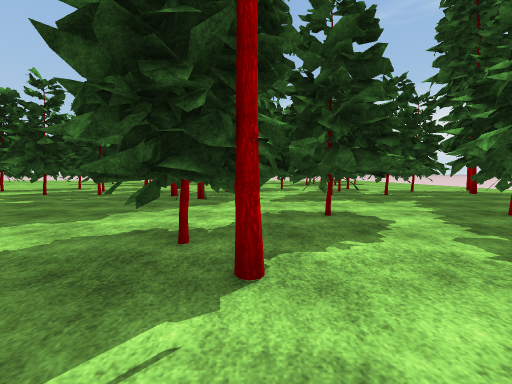
[1] (above)

24 first-person views from a walk through a scene from a Unity 3-D project. The camera is 1.3 m above the floor, tilts 4° down and sees 90° across. The floor is counted in squares, 2 m on a side. Each view is taken from the middle of a square. On the plan, view 1 faces up. The plan holds only what a view shows up to about 9 squares ahead; the rest is blank. The place goes on beyond the plan. The player character is not drawn. Some surface patterns are stand-ins.

[2]
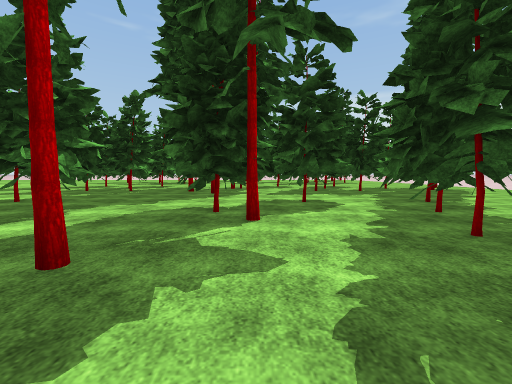

[3]
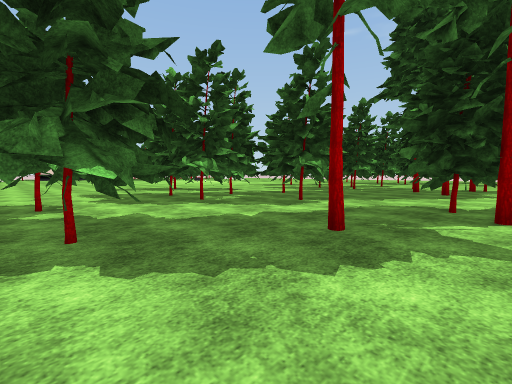

[4]
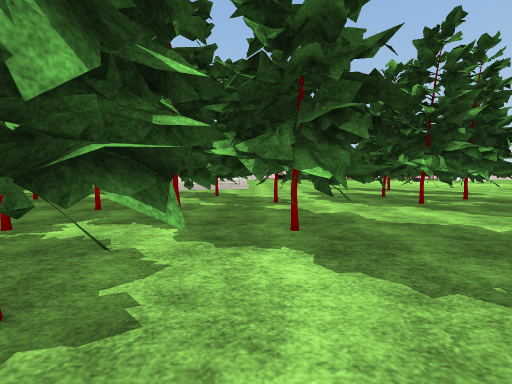

[5]
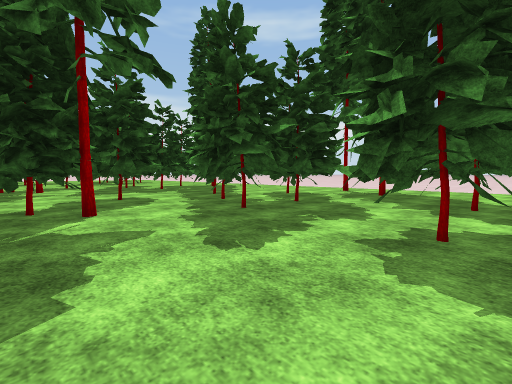

[6]
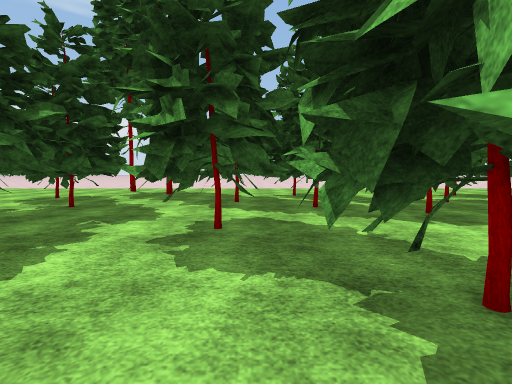

[7]
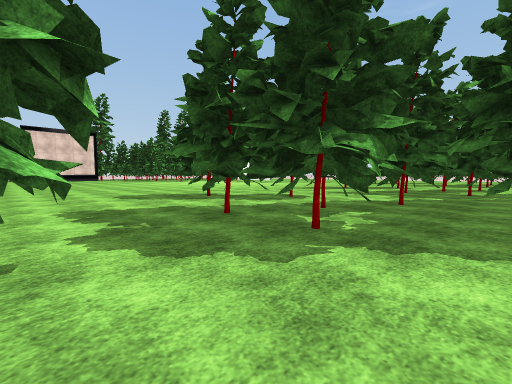

[8]
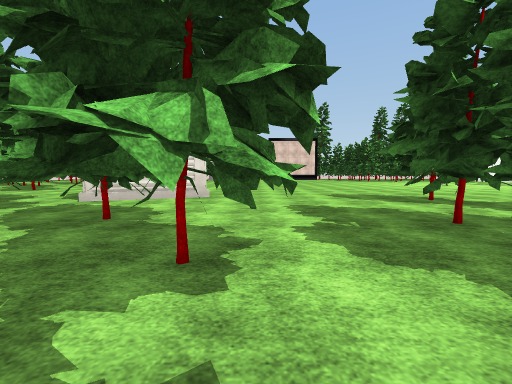

[9]
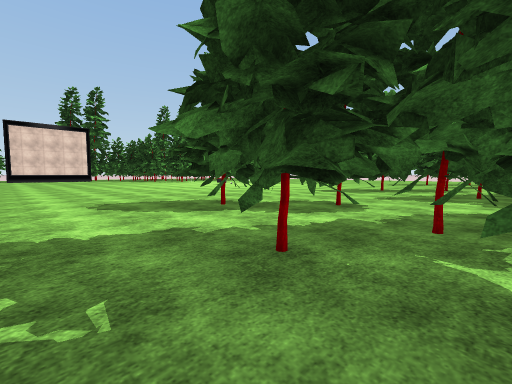

[10]
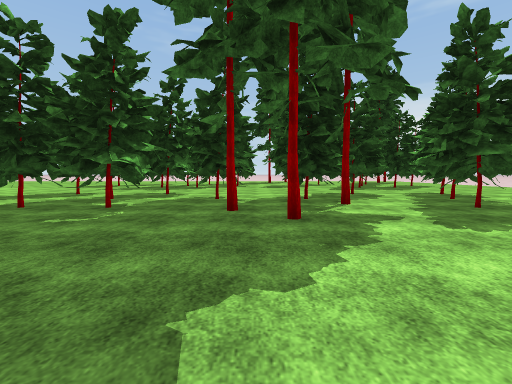

[11]
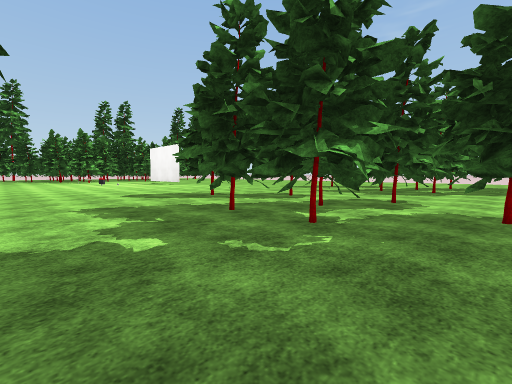

[12]
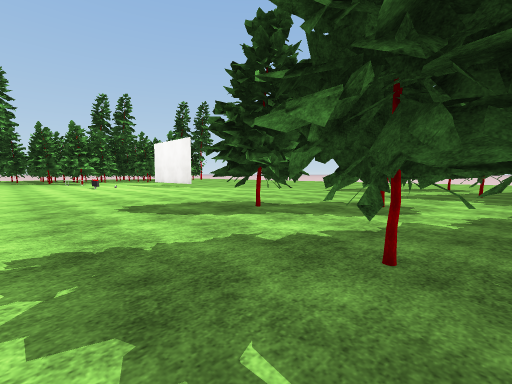

[13]
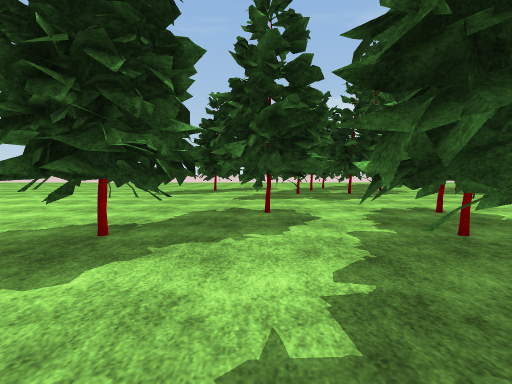

[14]
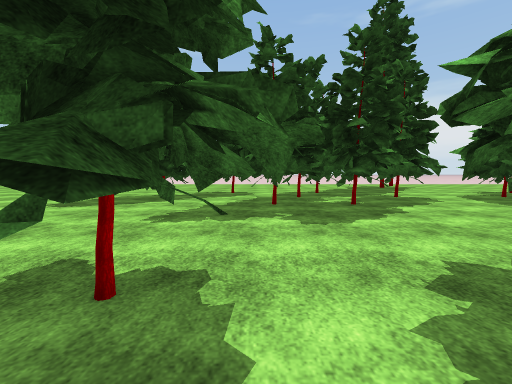

[15]
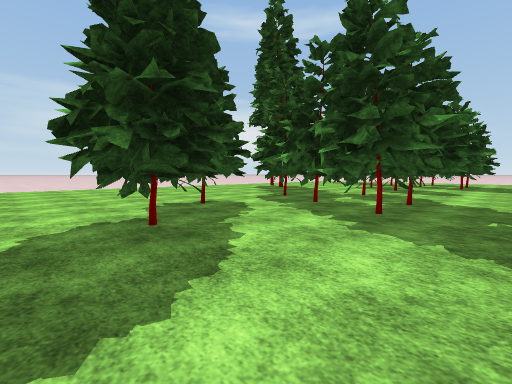

[16]
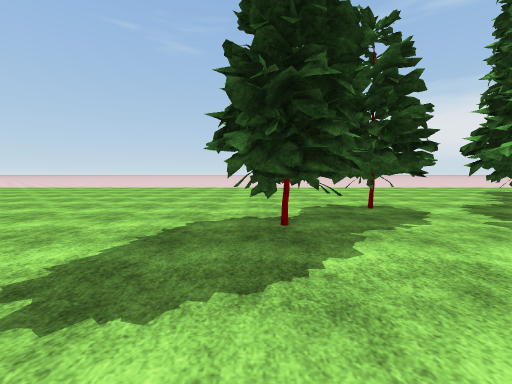

[17]
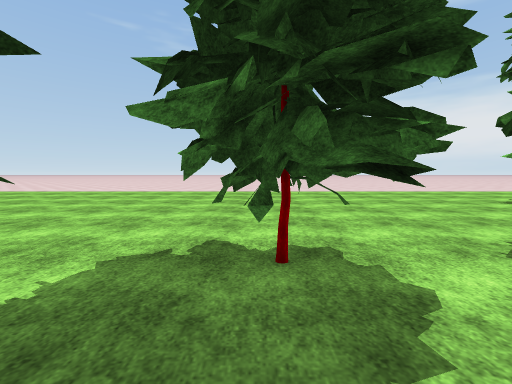

[18]
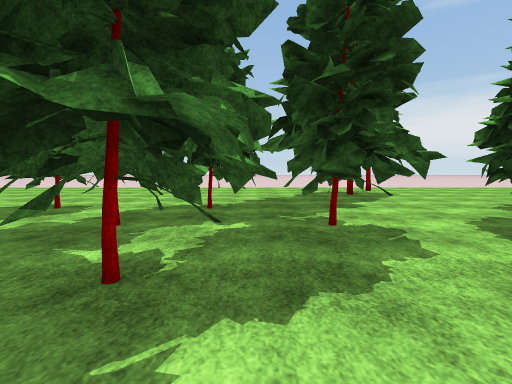

[19]
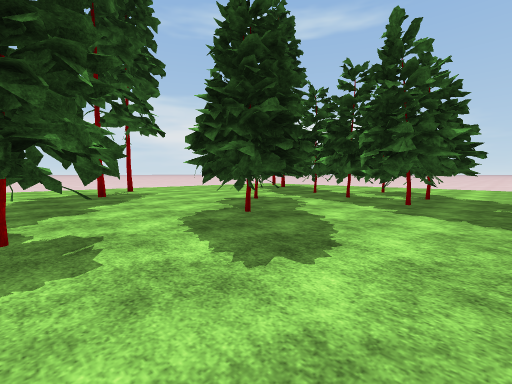

[20]
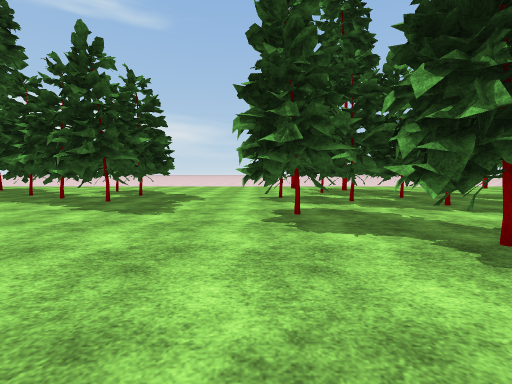

[21]
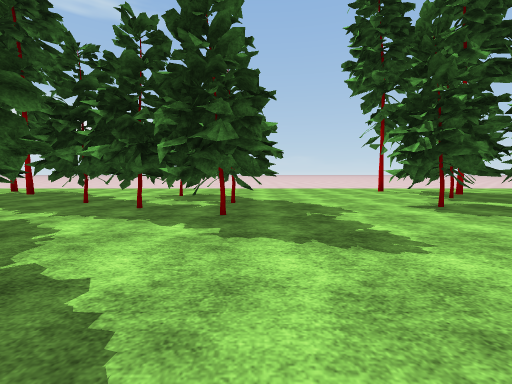

[22]
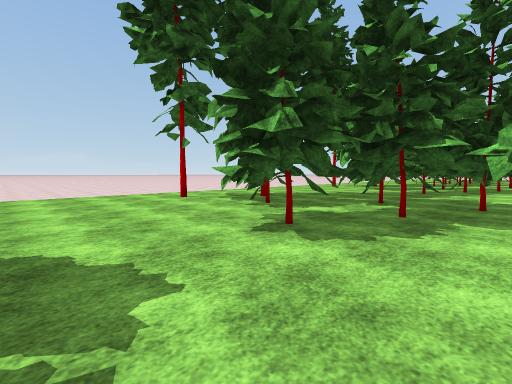

[23]
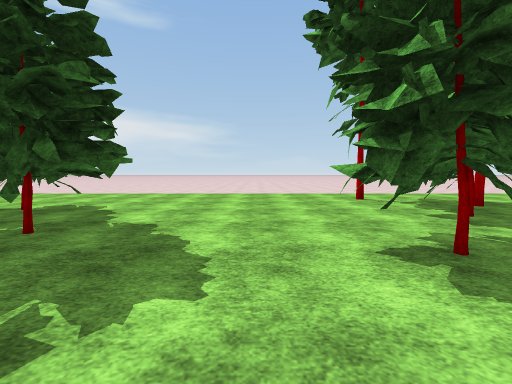

[24]
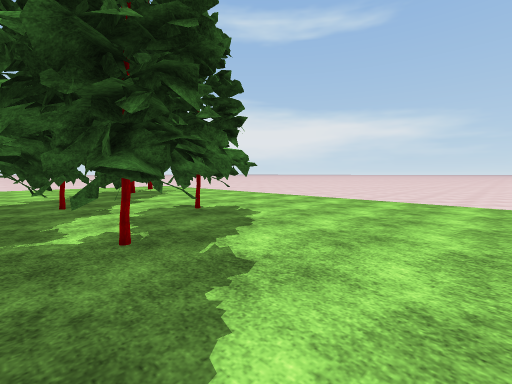

### Floor plan
Key: @ floor where view 1 was taken; # wall or solid block; x gap in a wall; . floor; T tree; H thing the floor can be seen under or through.
Columns run from 16 left of view 1 to 11 right of it. Each row starts with its distance up from view 1.
 25  ................
 24  ...............T   ..
 23 .........................
 22 ...............T.......T.
 21 .........................
 20 ...........................
 19  .......HH.HH.... H .H.....
 18  .....HH.HHHHH..HHHHHH.#....
 17   ....HH..HH.H..HH HHHx#....
 16 .........HHH......HHHH......
 15 ..........HH#......HHH......
 14  ...........................
 13   ..........................
 12    .....HH.H.....#H.HH......
 11    .....HH.HH ...#H.HH......
 10   ....##..HHHH###..HHHH..T.
  9  .....##.HHH H##T.HHH HH...
  8 .........HHHH.T...HHHH.....
  7 ...........................
  6 ...........................
  5  ...................HH...
  4    ....##.HH.....HH.H ...
  3   ... #...HHHH.##.HHH #..
  2  ....##..HHHHH.#T..HH##..
  1 ........HHHH......#HH#...
  0 .........HHH...#@.####.T.
 -1 ..........................
 -2 ..........##.##...##.#.....
 -3     ......HH.HH...HH.##....
 -4      #..##  ######  ####
 -5      #.. #
 -6      ###
 -7
 -8                     .#
 -9                     ##

Positions as (right, up) in squares from view 1, and headings:
1: (0, 0), facing up
2: (0, -2), facing up
3: (0, -3), facing up-left
4: (0, -3), facing left
5: (-1, -3), facing up-right
6: (-1, -3), facing right
7: (-4, -2), facing up-left
8: (-4, -2), facing left
9: (-6, -1), facing up-left
10: (-2, 3), facing up
11: (-3, 5), facing up-left
12: (-6, 6), facing up-left
13: (-8, 7), facing up
14: (-7, 10), facing up
15: (-11, 14), facing up-right
16: (-10, 14), facing up
17: (-8, 17), facing up
18: (-4, 14), facing up
19: (-3, 14), facing up-right
20: (-3, 12), facing right
21: (-1, 15), facing right
22: (2, 14), facing down-right
23: (2, 13), facing right
24: (4, 13), facing up-right
